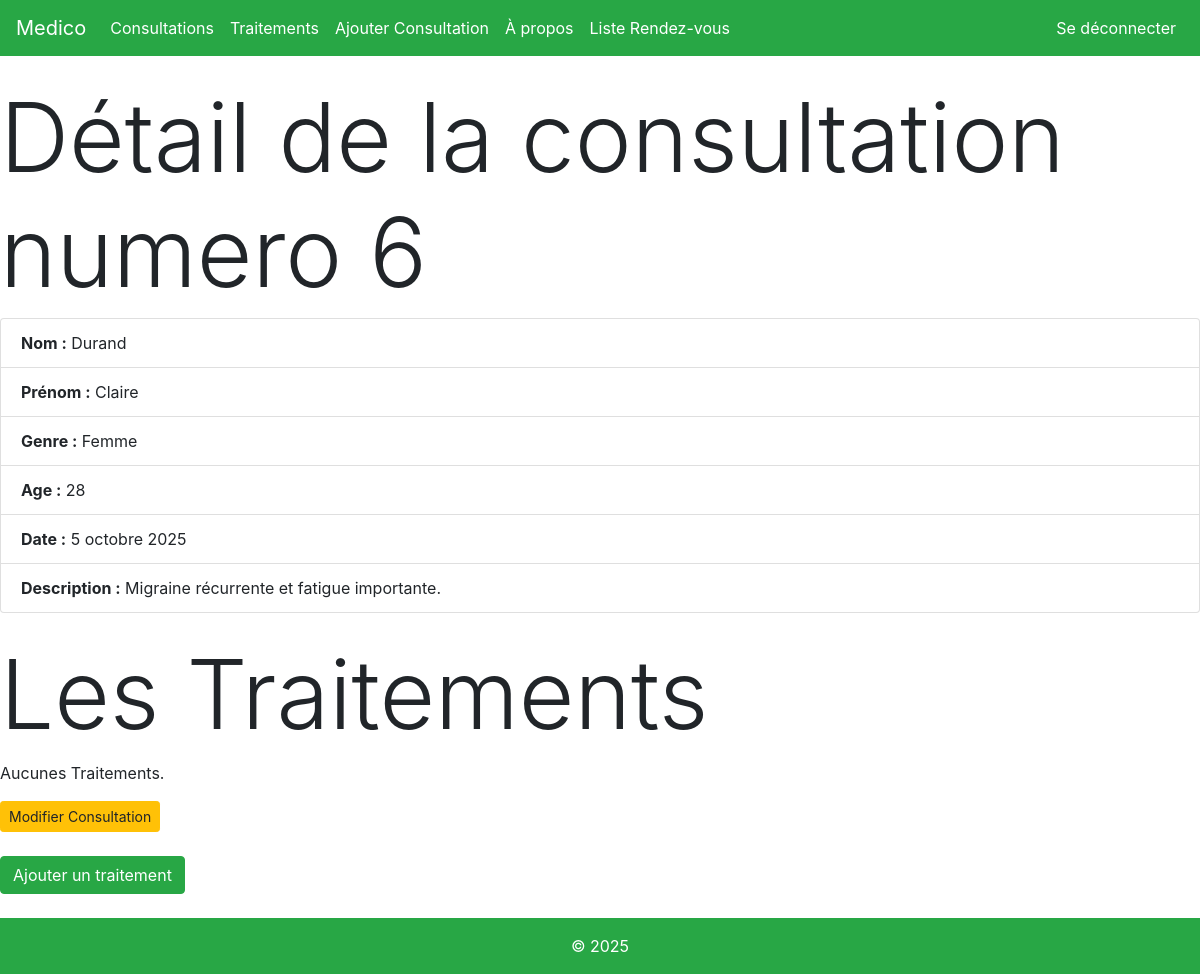
/consultations/6/ (signed in), run on an earlier commit of the app's database.
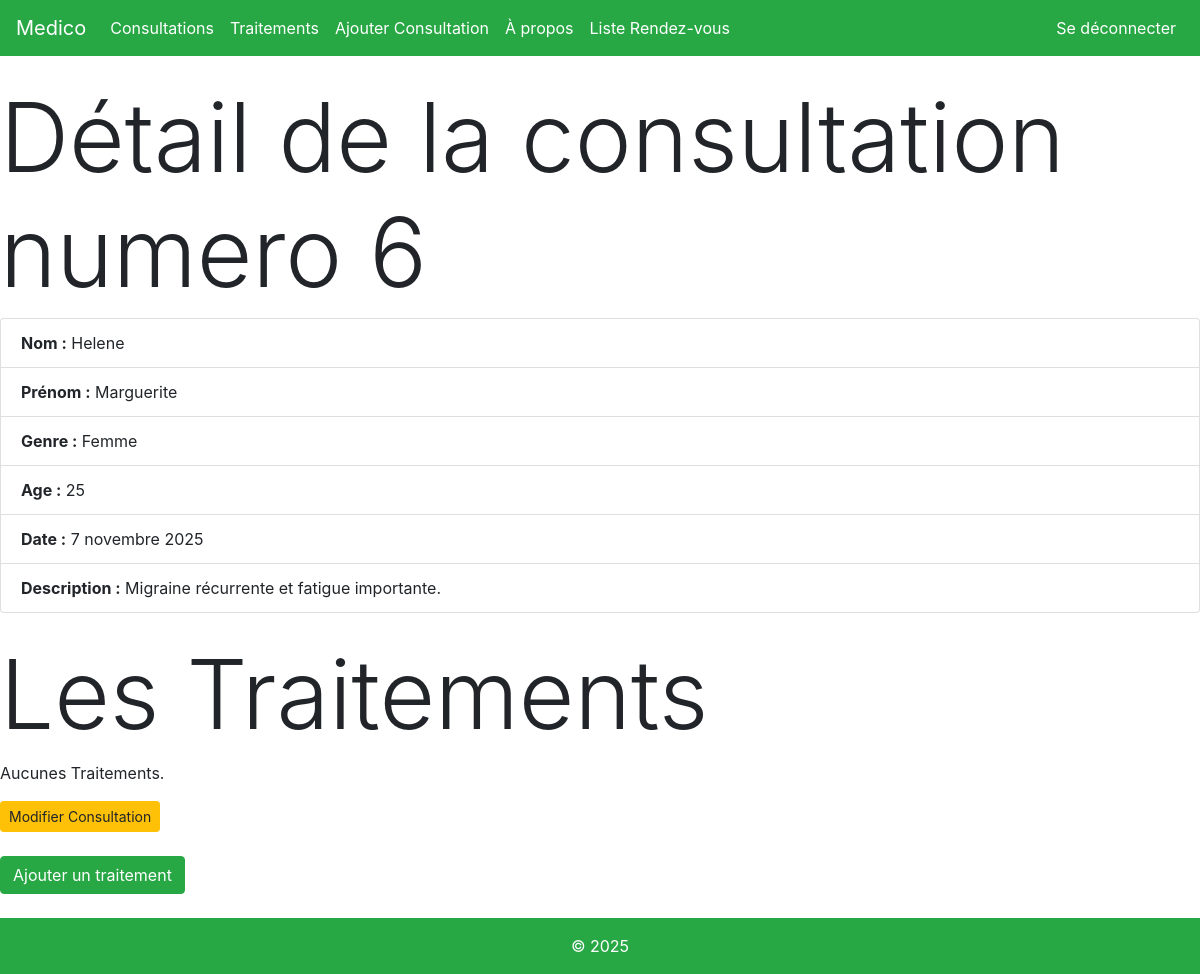
And on a later commit of the database.
### medico/models.py (models this page shows)
class Consultation(models.Model):
    GENRE_CHOIX = [('F', "Femme"), ('H', "Homme")]
    patient_nom = models.CharField(max_length=40, null=False)
    patient_prenom = models.CharField(max_length=30, null=False)
    patient_genre = models.CharField(max_length=1, null=False, choices=GENRE_CHOIX)
    patient_age = models.IntegerField(null=False)
    description = models.TextField(null=False)
    date_consultation = models.DateField(null=False)

### medico/views.py (the view)
# urls.py: path('consultations/<int:consultationID>/',views.consultationDetail, name='consultationDetail' ),
def consultationDetail(request, consultationID):
    permission = checkpermissions(request)
    if permission:
        return permission
    consultation=Consultation.objects.get(pk=consultationID)
    lesTraitements = consultation.traitement_set.all()
    context = {
        "consultation": consultation,
        "lesTraitements": lesTraitements,
    }
    return render(request,"medico/consultationDetails.html",context)

### medico/views.py (called while the page is built)
def checkpermissions(request):
    if not (request.session.get('is_doctor') or request.session.get('is_admin')):
        return redirect('about')

### medico/templates/medico/consultationDetails.html (shortened to what this page needs)
{% extends 'medico/main.html'%}
{% load django_bootstrap5 %}
{% block content %}
</head>
<body>
   <h1 class="display-1">Détail de la consultation numero {{ consultation.pk }}</h1>
<ul class="list-group" >
    <li class="list-group-item"><strong>Nom :</strong> {{ consultation.patient_nom }}</li>
    <li class="list-group-item"><strong>Prénom :</strong> {{ consultation.patient_prenom }}</li>
    <li class="list-group-item"><strong>Genre :</strong> {{ consultation.get_patient_genre_display }}</li>
    <li class="list-group-item"><strong>Age :</strong> {{ consultation.patient_age }}</li>
    <li class="list-group-item"><strong>Date :</strong> {{ consultation.date_consultation }}</li>
    <li class="list-group-item"><strong>Description :</strong> {{ consultation.description }}</li>
</ul>
<br>
<h1 class="display-1">Les Traitements </h1>
<div class="custom-table">
{% if lesTraitements %}
<table class="table table-striped table-bordered">
    <thead class="table-dark">
        <tr>
            <th>Medicament</th>
            <th>Quantite</th>
            <th>Contenantt</th>
            <th>Duree en jour</th>
            <th>Effect secondaires</th>
            <th>Consultation</th>
            <th>Action</th>
        </tr>
    </thead>
    <tbody>
        {% for unTraitement in lesTraitements %}
        <tr>
        <td>{{unTraitement.medicament}}</td>
        <td>{{unTraitement.quantite}}</td>
        <td>{{unTraitement.contenant}}</td>
        <td>{{unTraitement.duree}}</td>
        <td>{{unTraitement.effects_secondaires}}</td>
        <td>{{ unTraitement.consultation.id }}</td>
        <td><a class="btn btn-sm btn-danger" href="{% url 'delete_traitement' unTraitement.id %}">Supprimer</a></td>
        </tr>
        {% endfor %}
    </tbody>
</table>
</div>
{% else %}
<p>Aucunes Traitements.</p>
{% endif %}
 <a href="{% url 'editConsultation' consultation.id %}" class="btn btn-sm btn-warning mb-4">
        Modifier Consultation
    </a>
    <br>
    <a href="{% url 'ajouter_traitement' consultation.pk %}" class="btn btn-success mb-4">
        Ajouter un traitement
    </a>
{% endblock %}

What changed in the data, as far as the page shows it:
changed Consultation "Femme": patient_nom "Durand" → "Helene"; patient_prenom "Claire" → "Marguerite"; patient_age "28" → "25"; date_consultation "5 octobre 2025" → "7 novembre 2025"
